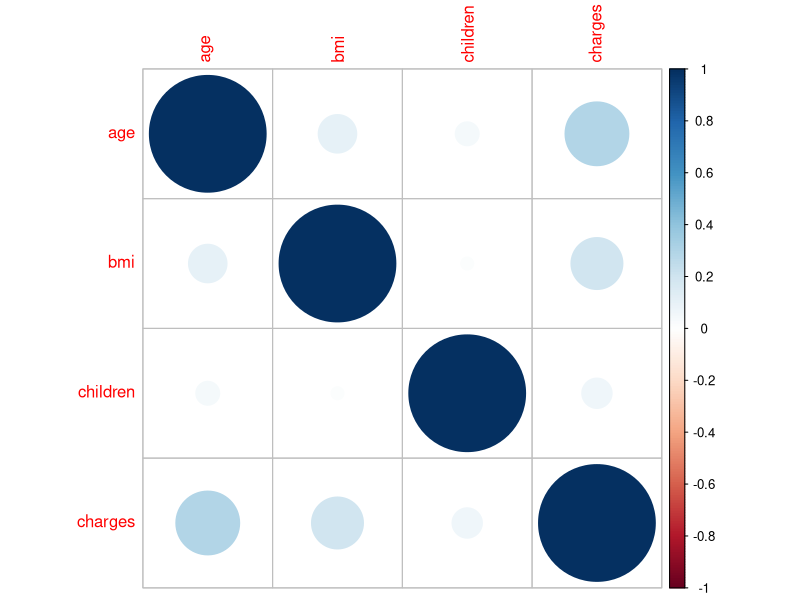
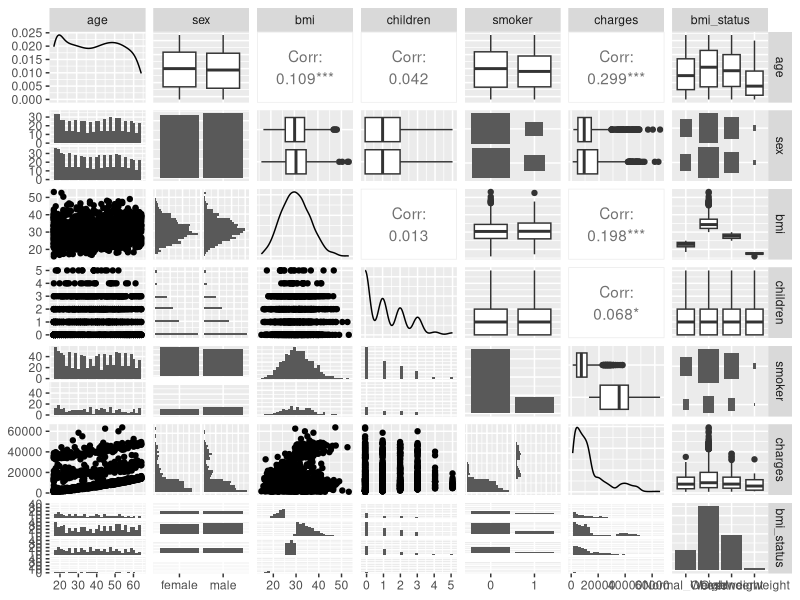
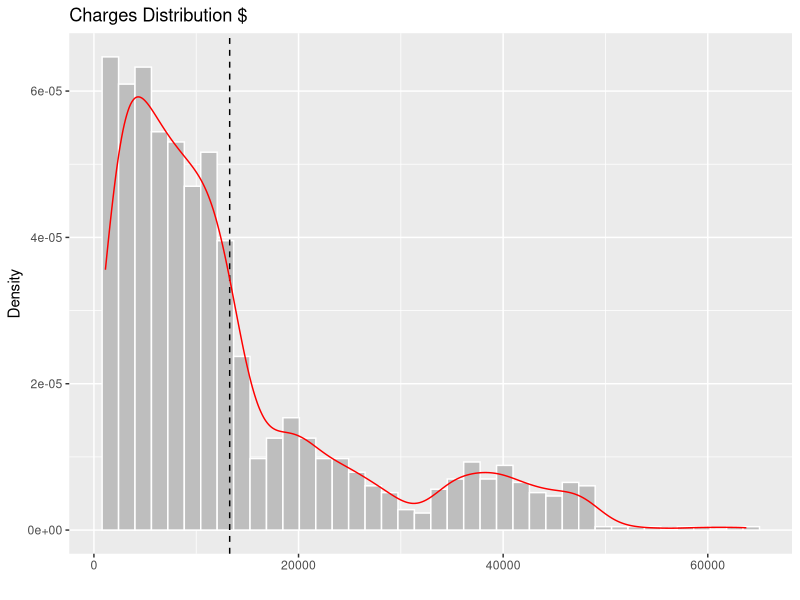
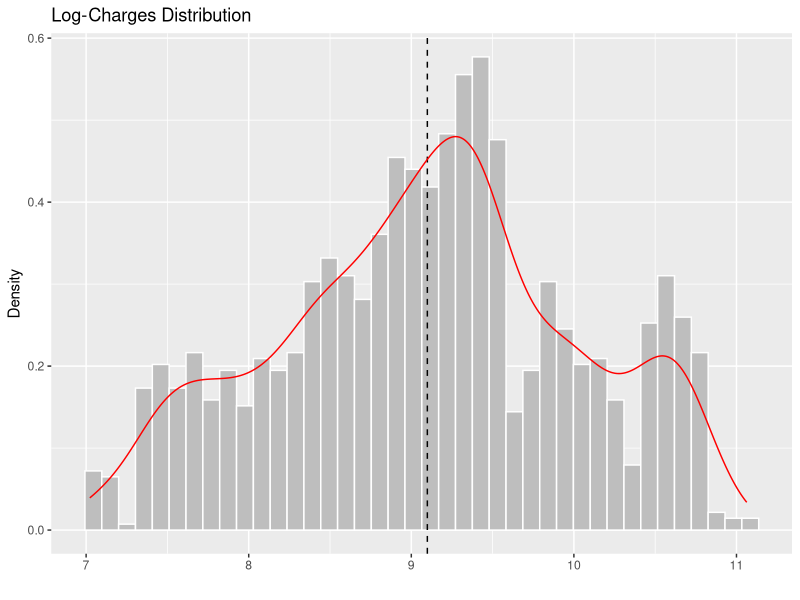
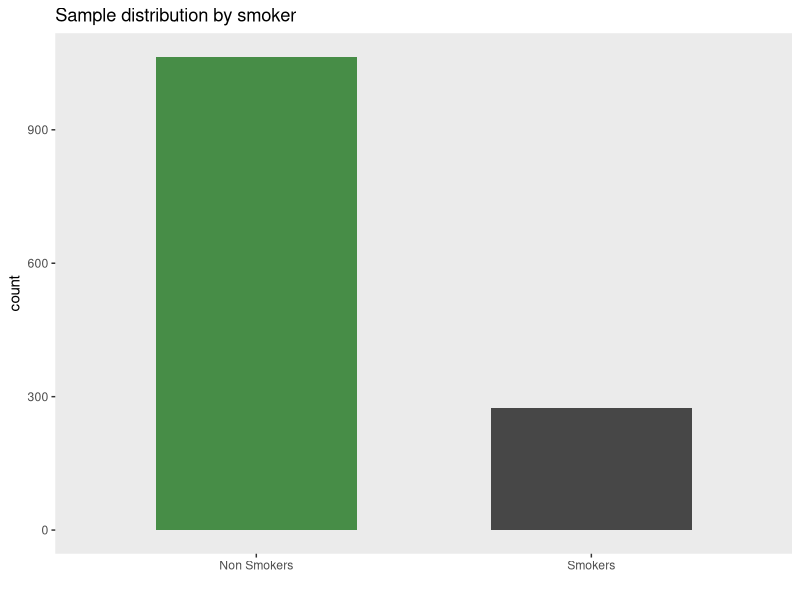
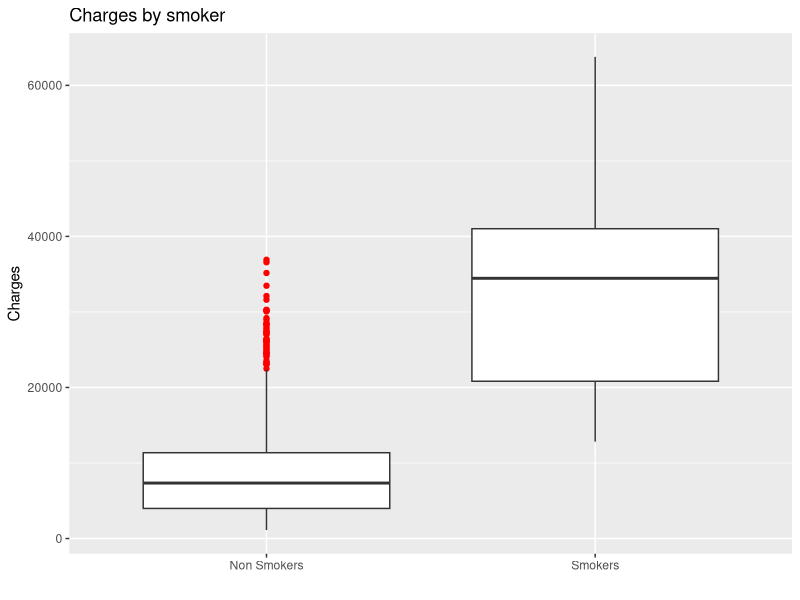
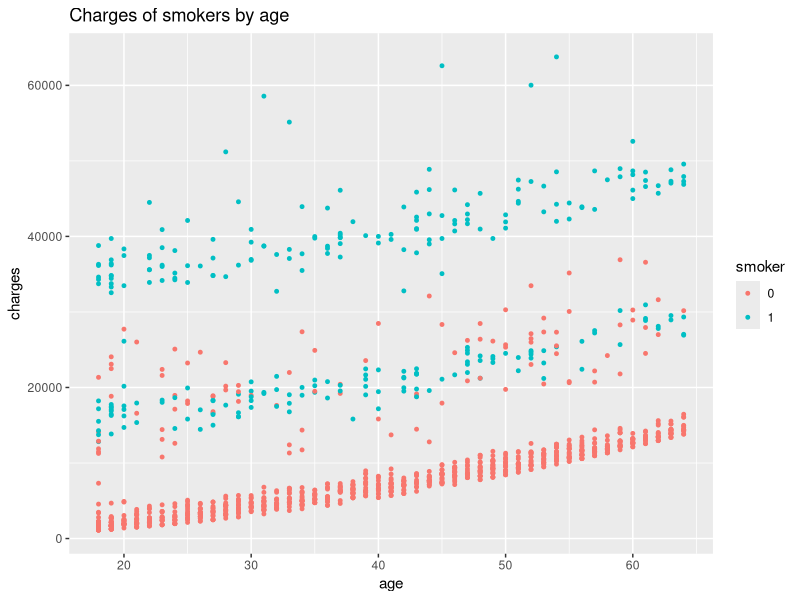
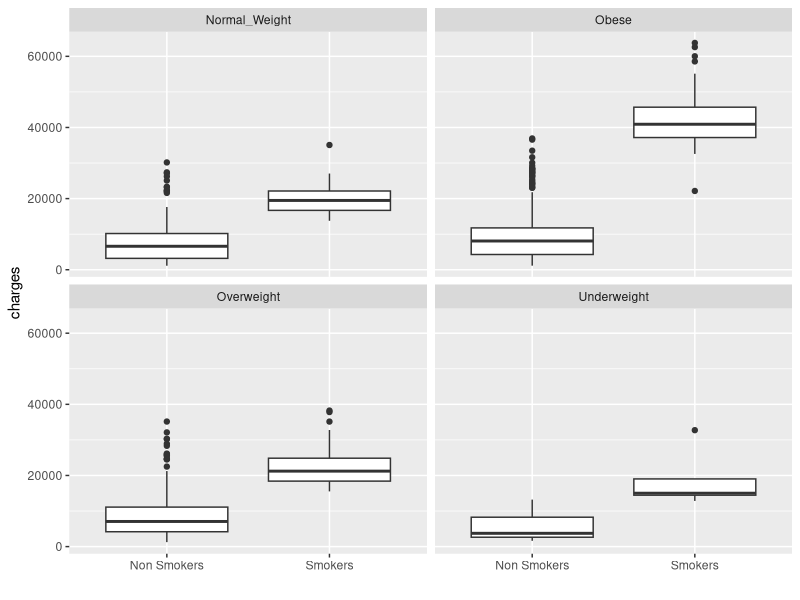

Here is the R script that generated these plots, in order:
rm(list = ls())


# Packages Installation ---------------------------------------------------

packages <- c("readxl", "tidyverse", "corrplot","MASS","GGally")

for (package_name in packages) {
  if (!require(package_name, character.only = TRUE)) {
    install.packages(package_name)
  }
}

# Loading Packages --------------------------------------------------------

library(readxl)
library(tidyverse)
library(corrplot)
library(MASS)
library(GGally) 
library(quantreg)

# Loading Data ------------------------------------------------------------

getwd()
# setwd("C:/Users/gabri/OneDrive/Desktop/Trapin Project/Regression")
data <- read_xlsx("Regression.xlsx")
head(data)
tail(data)
names(data)

# DATA MANIPULATION ----------------------------------------------------------

str(data)

# 1) smoker ---------------------------------------------------------------

# Converting smoker variable from ("Yes","No") to (1,0)
# and converting class in "factor"

data$smoker[data$smoker == "yes"] <- 1
data$smoker[data$smoker == "no"] <- 0
data$smoker <- factor(data$smoker)
unique(data$smoker)

# 2) sex ------------------------------------------------------------------

# Converting sex variable in "factor"
data$sex <- factor(data$sex)
unique(data$sex)

str(data)

# FEATURE ENGENEERING -----------------------------------------------------

# 1) bmi_status variable --------------------------------------------------

# Splitting bmi variable in classes: 
# (Underweight, Healthy_Weight, Overweight, Obese)

data <- data %>%
  mutate(bmi_status =
           case_when(
             bmi <  18.5 ~ "Underweight",
             bmi >= 18.5 & bmi < 25 ~ "Normal_Weight",
             bmi >= 25 & bmi < 30 ~ "Overweight",
             bmi >= 30 ~ "Obese"))

# Converting bmi_status in factor

class(data$bmi_status)
data$bmi_status <- factor(data$bmi_status)
unique(data$bmi_status)
str(data)

# CORRELATION -------------------------------------------------------------

# 1) Correlation Plot -----------------------------------------------------

# Calculating correlations only on the numeric variables

correlation_matrix <- data %>%
  keep(is.numeric) %>%
  cor()

# Plotting correlations

corrplot(correlation_matrix)

data %>%
  ggpairs()

# Dependent Variable = Charges 
# Independent Variable = Smoker
table(data$smoker)

# Calculating pearson correlation between charges (Y) and qualitative
# variables (Xi) with the cor.test() function. 

cor.test(data$charges, as.numeric(factor(data$smoker)), method = "pearson")
cor.test(data$charges, as.numeric(factor(data$sex)), method = "pearson")
cor.test(data$charges, as.numeric(factor(data$children)), method = "pearson")

# cor(charges | smoker)   = 0.7872514
# cor(charges | sex)      = 0.0572920
# cor(charges | children) = 0.0679982

# DATA EXPLORATION --------------------------------------------------------

# To follow we'll plot visualization of each variable

# 1) Charges --------------------------------------------------------------

data %>% 
  ggplot(aes(x = charges, y = after_stat(density))) +
  geom_histogram(bins = 40, color = "white", fill = "gray") +
  geom_vline(aes(xintercept = mean(charges)), color = "#000000",
             linewidth = 0.5, linetype = "dashed")+
  geom_density(color = "red", linewidth = 0.5) +
  labs(title = "Charges Distribution $") +
  xlab("") +
  ylab("Density")

# 1.1) Log-Charges --------------------------------------------------------

# We see that "Charges" variable is strongly right skewed.
min(data$charges)
max(data$charges)
mean(data$charges)
sd(data$charges)

# Could a log transformation fix it? Let's see:
data$log_charges <- log(data$charges)

data %>% 
  ggplot(aes(x = log_charges, y = after_stat(density))) +
  geom_histogram(bins = 40, color = "white", fill = "gray") +
  geom_vline(aes(xintercept = mean(log_charges)), color = "#000000",
             linewidth = 0.5, linetype = "dashed") +
  geom_density(color = "red", linewidth = 0.5) +
  labs(title = "Log-Charges Distribution") +
  xlab("") +
  ylab("Density")

# It seems still far from a normal distribution.

# 2) Smoker ---------------------------------------------------------------

data %>% 
  ggplot(aes(x = smoker)) +
  geom_bar(fill = c("darkgreen","black"),
           alpha = 0.7, 
           width = 0.6) +
  scale_x_discrete(labels=c("Non Smokers", "Smokers"))+
  theme(panel.grid.major = element_blank(),
        panel.grid.minor = element_blank()) + #remove grids
  labs(title = "Sample distribution by smoker") +
  xlab("")

# 2.1) Smoker | Charges ---------------------------------------------------

data %>% 
  ggplot(aes(x = smoker, y = charges)) +
  geom_boxplot(outlier.colour = "red") +
  scale_x_discrete(labels=c("Non Smokers", "Smokers"))+
  labs(title = "Charges by smoker") +
  xlab("") +
  ylab("Charges")

# 2.2) Smoker | Charges | Age ---------------------------------------------

data %>% 
  ggplot(aes(x = age,
             y = charges,                
             color = smoker)) +
  geom_point(size = 1) +
  labs(title = "Charges of smokers by age")

# 2.3) Smoker | Charges | BMI ---------------------------------------------

data %>% 
  ggplot(aes(x=smoker,y=charges))+
  geom_boxplot()+
  facet_wrap(~data$bmi_status)+
  scale_x_discrete(labels=c("Non Smokers", "Smokers")) +
  xlab("")

# We notice strong relation between obese and smokers, 
# we will try to put it into the future model.

# 3) Bmi ------------------------------------------------------------------

data %>% 
  ggplot(aes(x = bmi, y = after_stat(density))) +
  geom_histogram(bins = 40, color = "white", fill = "gray") +
  geom_density(color = "red", linewidth = 0.5) +
  labs(title = "Bmi Distribution") +
  xlab("") +
  ylab("Density")

# # 3.1) Bmi_status | Charges ---------------------------------------------

data %>% 
  mutate(bmi_status = fct_reorder(bmi_status, bmi)) %>%  # reorder from Underweight to Obese
  ggplot(aes(x = bmi_status, y = charges)) +
  geom_boxplot() +
  labs(title = "Charges by bmi status") +
  xlab("") +
  ylab("Charges $")

# outliers in obese class relate to the fact that bmi is a function 
# opened to the right [0, + infinite]

# 4) Age ------------------------------------------------------------------

data %>% 
  ggplot(aes(x = age, y = after_stat(density))) +
  geom_histogram(bins = 10, color = "white", fill = "gray") +
  geom_density(color = "red", linewidth = 0.5) +
  theme(panel.grid.major = element_blank(),
        panel.grid.minor = element_blank()) +
  labs(title = "Population Distribution by age") +
  xlab("Age") +
  ylab("")


# 5) Children -------------------------------------------------------------

data %>%
  ggplot(aes(x = factor(children), y = charges)) +
  geom_boxplot(color = "black", fill = "white") +
  theme(panel.grid.major = element_blank(),
        panel.grid.minor = element_blank()) +
  labs(title = "Distribution of Charges by Children Under Insurance",
       x = "# of children under insurance",
       y = "Charges") 


# 6) Sex ------------------------------------------------------------------

data %>% 
  ggplot(aes(x=sex,y=charges))+
  geom_boxplot()+
  labs(title = "Distribution of Charges by Sex",
       x = "",
       y = "Charges") +
  scale_x_discrete(labels=c("Females", "Males")) +


# MODELLING SECTION -------------------------------------------------------

# Splitting into train and test -------------------------------------------

# We arbitrarily decide to take 80% of observations for train
# and 20% for test

set.seed(69)
train_setup <- sample(nrow(data), round(0.8 * nrow(data)))

# Train
train <- data[train_setup,]
# Test
test <- data[-train_setup,]

nrow(train)
nrow(test)

# LINEAR MODEL: -----------------------------------------------------------------

# Let's start from adding variables one by one, choosing
# keeping in consideration correlations calculated above

# 1) smoker ---------------------------------------------------------------

fit1 <- lm(charges ~ smoker, data = train)
summary(fit1)
summary(fit1)$adj.r.squared
pred1 <- predict(fit1, test)
mean((test$charges - pred1)^2) #49031609
plot(density(residuals(fit1)))

# 2) smoker + bmi ---------------------------------------------------------

fit2 <- lm(charges ~ smoker + bmi, data = train)
summary(fit2)
summary(fit2)$adj.r.squared
pred2 <- predict(fit2, test)
mean((test$charges - pred2)^2) #42877029
plot(density(residuals(fit2)))

# 3) smoker + bmi + age ---------------------------------------------------

fit3 <- lm(charges ~ smoker + bmi + age, data = train)
summary(fit3)
summary(fit3)$adj.r.squared
pred3 <- predict(fit3, test)
mean((test$charges - pred3)^2) #31257949
plot(density(residuals(fit3)))

# 4) smoker + bmi + age + children ----------------------------------------

fit4 <- lm(charges ~ smoker + bmi + age + children, data = train)
summary(fit4)
summary(fit4)$adj.r.squared
pred4 <- predict(fit4, test)
mean((test$charges - pred4)^2) #31128455
plot(density(residuals(fit4)))

# 5) smoker + bmi + age + children + sex ----------------------------------

fit5 <- lm(charges ~ smoker + bmi + age + 
            children + sex, data = train)
summary(fit5)
summary(fit5)$adj.r.squared
pred5 <- predict(fit5, test)
mean((test$charges - pred5)^2) #31165024
plot(density(residuals(fit5)))

# MSE increase whit sex variable, so because it
# is both uncorrelated with charges and non significant,
# we will not add it anymore in the models
# (also no interaction effects between sex and other variables 
# tested in some trials don't seem to be effective)

# 6) smoker + bmi + age + children + bmi_status ---------------------------

fit6 <- lm(charges ~ smoker + bmi + age + 
            children + bmi_status, data = train)
summary(fit6)
summary(fit6)$adj.r.squared
pred6 <- predict(fit6, test)
mean((test$charges - pred6)^2) #29865205
plot(density(residuals(fit6)))

# It seems that the only bmi_status that has a significant impact
# for the predictions is the "Obese", so we can try to extract
# that category and put it in a new model. We also saw from
# the data exploration that the interaction between smokers 
# and obese seemed relevant) 

# 7) smoker + bmi + age + children + bmi_obese ----------------------------

# We create another variable only with the obese units.

data$bmi_obese <- ifelse(data$bmi_status == "Obese", 1, 0)

# We can allow to reset train and test because we set a seed above.

train <- data[train_setup,]
test <- data[-train_setup,]

fit7 <- lm(charges ~ smoker + bmi + age + 
            children + bmi_obese, data = train)
summary(fit7)
summary(fit7)$adj.r.squared
pred7 <- predict(fit7, test)
mean((test$charges - pred7)^2) #29790417
plot(density(residuals(fit7)))

# adding interactions: -------------------------------------------------

# 8) bmi_obese & smoker ---------------------------------------------------

# Reminder : when adding interaction with the ":", we can avoid 
# writing again the single variables each time because they are 
# already included in the model

fit8 <- lm(charges ~ smoker*bmi_obese +bmi + age + 
            children , data = train)
summary(fit8)
summary(fit8)$adj.r.squared
pred8 <- predict(fit8, test)
mean((test$charges - pred8)^2) #19393878
plot(density(residuals(fit8)))
plot(fit8, which = 2) 
#{or}
qqnorm(resid(fit8))
qqline(resid(fit8))

# We see that residuals have mean = 0 but the right tail 
# is really long, this is due to the skewness of charges

# 9) age^2 ----------------------------------------------------------------

# Let's try to add a square term for the age variable,
# so that we highlight people who are older.
# We suspect it may be good by the graphs above;
# (in fact it seems to be an increment in age)

fit9 <- lm(charges ~ smoker*bmi_obese + bmi + I(age^2)  + 
            children , data = train)
summary(fit9)
summary(fit9)$adj.r.squared    
pred9 <- predict(fit9, test)
mean((test$charges - pred9)^2) #19121561
plot(density(residuals(fit9)))

# This is the lowest mse that we managed to obtain 
# with a Gaussian linear regression trying probably
# every interaction that our data can afford.

# Outlier Analysis

# We then proceed to check for potential outliers
# that we believe they may not belong to the DGP. 

# Extract standardized residuals
std_resid <- rstandard(fit9)

# Create a boxplot of standardized residuals
boxplot(std_resid, 
        main = "Boxplot of Standardized Residuals")

# Identify potential outliers
outliers <- which(abs(std_resid) > 2.5)
if (length(outliers) > 0) {
  cat("Potential outliers at observation(s):",
      paste(outliers, collapse = ", "))
}

# By roughly checking the units highlighted above,
# it seems that the outliers are just plausible extreme values,
# so we decided not to remove any of them. 

# GENERALIZED LINEAR MODEL ------------------------------------------------

# After trying any possible combination of predictors with the
# linear model setting, we proceed to calculate new predictions
# with the family of Generalized Linear Model. This is due
# to the asymmetric distribution of charges, that we want
# to try to fit at best.

# 1) Inverse Gaussian --------------------------------------------------------

# The Inverse Gaussian function, also known as the Wald distribution,
# is commonly used to model non-negative positively skewed data, so
# it seems appropriate to fit our data.

fit_ig <- glm(charges ~ smoker*bmi_obese + bmi + I(age^2)  + 
             children, data = train, family = inverse.gaussian(link = "identity"))
summary(fit_ig)
pred_ig <- predict(fit_ig, test)
mean((test$charges - pred_ig)^2) # 19119742 < 19121561 (mse_fit9)
plot(density(residuals(fit_ig))) 
res <- residuals(fit_ig)

# There is a slight improvement in the mse, even if some parameters
# result now non-significant. We decide to keep them as they are
# because they reflect the variable that we put in our previous model,
# and also because otherwise the MSE would increase drastically.
# We have also tried other different families that are available
# in the glm() function but we didn't notice any improvement.


# QUANTILE REGRESSION ---------------------------------------------------

# Last but not least is the quantiles calculation.
# We approach this problem in two ways:

# - Using our predictions obtained from the linear regression,
#   making an assumption on the distribution of the data;
# - Resorting to the quantile regression.
#   (see professor Trapin slides)

# Location-scale distribution.
# A location-scale family is a family of distributions parametrized
# by a location parameter and a non-negative scale parameter.
# For any random variable X whose probability distribution function
# belongs to such a family, the distribution of Y said that
# Y = a + bX, also belong to the family
# If x is a continuous random variable, then the probability 
# function of Y results to be the following formula:
# 1/sigma * dt((x - mu)/sigma, df)

# The purpose formula is fitting the residuals of the model

my.dt <- function(x, a, b, df){
  out <- (1/b)*dt((x-a)/b, df = df)
  return(out)
}

# This formula is used to compute the quantile
# of a location scale t student

qt_ls <- function(prob, df, mu, sigma){
  out <- qt(prob, df)*sigma + mu
  return(out)
}

# Recall that our best model is: fit9 
fit9 <- lm(charges ~ smoker*bmi_obese + bmi + I(age^2)  + 
             children , data = train)

# A) Normal 
# Fitting a Normal distribution on the residuals

res <- residuals(fit9)
fit.e <- fitdistr(res, "normal")

plot(density(residuals(fit9)))
lines(seq(-20000,20000, by=1), 
      dnorm(seq(-20000,20000, by=1), 
            fit.e$estimate[1], fit.e$estimate[2]), col=2)
# bad fit

# B) Student t 
# Fitting a Student t distribution on the residuals

# estimate parameter with Maximum Likelihood 
est.t <- fitdistr(fit9$residuals, densfun = "t")
est.t

plot(density(residuals(fit9)))
#gradi di libertà stimati con ML / fitdistr
lines(seq(-20000,20000,by=1), my.dt(x = seq(-20000,20000,by=1), 
                                    a = est.t$estimate[1],
                                    b= est.t$estimate[2],
                                    df = est.t$estimate[3]), col=4, lwd=1)

# 1st approach
# 10th quantile estimates | Lower Quantile Calculation
# with location scale student t  
lb_qt_student <- pred9 + qt_ls(0.1, df = est.t$estimate[3],
                                mu = est.t$estimate[1],
                                sigma = est.t$estimate[2])


# 2nd approach
# 10th quantile | Lower Quantile Calculation
# with quantile regression
lb_qt_regr <- rq(charges ~ smoker*bmi_obese + bmi + I(age^2) + 
             children,
           data = train, 
           tau = 0.1)
summary(lb_qt_regr)
pre_qt_regr <- predict(lb_qt_regr, test)

# Let's see the test values of charges compared with
# the lower quantiles estimated both with scale location t
# and quantile regression

cbind(test$charges, pre_qt_regr, lb_qt_student)
# quantiles with qr seem better (more narrow)

# QUANTILES VALIDATION -------------------------------------------------------------------------

# QUANTILE REGRESSION
# Checking percentage of values under the 10th quantile
i.qrlb <- 1*(test$charges < pre_qt_regr)
mean(i.qrlb)
# 12% of values are lower than the quantiles estimated

# likelihood ratio test (qr)
pv.qrlb <- 1-pchisq(-2*(sum((i.qrlb)*log(0.10)+(1-i.qrlb)*log(0.90))
                        -sum((i.qrlb)*log(mean(i.qrlb))+(1-i.qrlb)*log(1-mean(i.qrlb)))), 1)
pv.qrlb
#we do not reject the H0:p = 0.10, so our estimation with the quantile reg is fine
#p value at 0.22

# USING THE STUDENT T
i.tstud <- 1*(test$charges < lb_qt_student)
mean(i.tstud) 
# ~ 1% values lower than quantiles estimated

# likelihood ratio test (t)
pv.tstud <- 1-pchisq(-2*(sum((i.tstud)*log(0.10)+(1-i.tstud)*log(0.90))
                         -sum((i.tstud)*log(mean(i.tstud))+(1-i.tstud)*log(1-mean(i.tstud)))), 1)
# p value close to zero so we reject the null

# Y TRANSFORMATIONS -------------------------------------------------------

# In the following lines we did a logarithm and a square root 
# transformation to try to understand if it could 
# lead to better results. Summarized, it didn't.

# 1) Logarithm ------------------------------------------------------------

fit <- lm(log(charges) ~ smoker*bmi_obese +bmi + age + 
            children , data = train)
summary(fit)
summary(fit)$adj.r.squared
pred <- predict(fit, test)
mean((test$charges - pred)^2) #279870233
plot(density(residuals(fit)))

# 2) Square root ----------------------------------------------------------

fit <- lm(sqrt(charges) ~ smoker*bmi_obese +bmi + age + 
            children , data = train)
summary(fit)
summary(fit)$adj.r.squared
pred <- predict(fit, test)
mean((test$charges - pred)^2) #276752724
plot(density(residuals(fit)))

